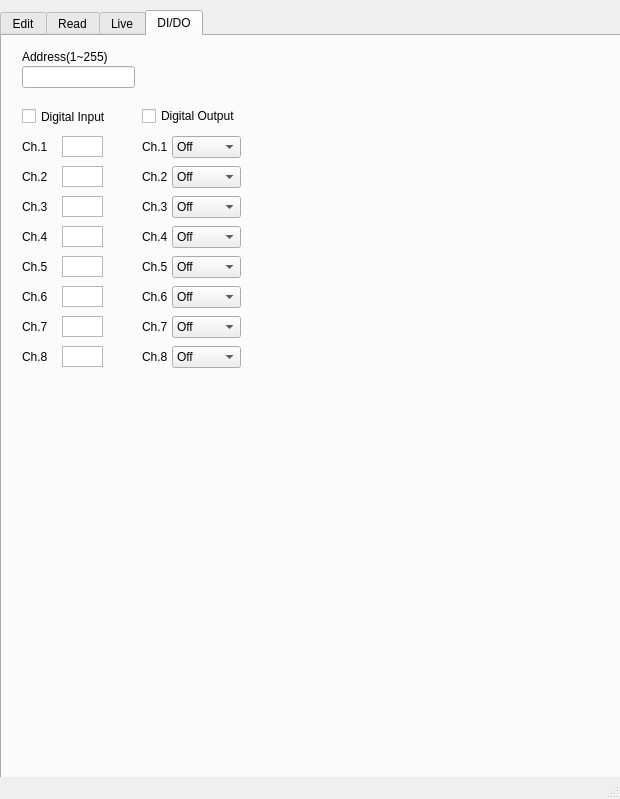
<?xml version="1.0" encoding="UTF-8"?>
<ui version="4.0">
 <class>MainWindow</class>
 <widget class="QMainWindow" name="MainWindow">
  <property name="geometry">
   <rect>
    <x>0</x>
    <y>0</y>
    <width>620</width>
    <height>799</height>
   </rect>
  </property>
  <property name="windowTitle">
   <string>DBC Editor for CAN Bus Database Files</string>
  </property>
  <widget class="QWidget" name="centralwidget">
   <widget class="QTabWidget" name="tabWidget">
    <property name="geometry">
     <rect>
      <x>0</x>
      <y>10</y>
      <width>621</width>
      <height>781</height>
     </rect>
    </property>
    <property name="font">
     <font>
      <pointsize>9</pointsize>
     </font>
    </property>
    <property name="toolTip">
     <string>&lt;html&gt;&lt;head/&gt;&lt;body&gt;&lt;p&gt;&lt;br/&gt;&lt;/p&gt;&lt;/body&gt;&lt;/html&gt;</string>
    </property>
    <property name="whatsThis">
     <string>&lt;html&gt;&lt;head/&gt;&lt;body&gt;&lt;p&gt;&lt;br/&gt;&lt;/p&gt;&lt;/body&gt;&lt;/html&gt;</string>
    </property>
    <property name="autoFillBackground">
     <bool>true</bool>
    </property>
    <property name="currentIndex">
     <number>3</number>
    </property>
    <widget class="QWidget" name="tab">
     <attribute name="title">
      <string>Edit</string>
     </attribute>
     <widget class="QLabel" name="label_4">
      <property name="geometry">
       <rect>
        <x>250</x>
        <y>230</y>
        <width>48</width>
        <height>16</height>
       </rect>
      </property>
      <property name="text">
       <string>Bit Start</string>
      </property>
     </widget>
     <widget class="QTextEdit" name="sg_name">
      <property name="geometry">
       <rect>
        <x>10</x>
        <y>250</y>
        <width>231</width>
        <height>31</height>
       </rect>
      </property>
      <property name="font">
       <font>
        <pointsize>9</pointsize>
       </font>
      </property>
     </widget>
     <widget class="QTextEdit" name="CAN_ID">
      <property name="geometry">
       <rect>
        <x>10</x>
        <y>100</y>
        <width>221</width>
        <height>31</height>
       </rect>
      </property>
     </widget>
     <widget class="QLabel" name="label_3">
      <property name="geometry">
       <rect>
        <x>10</x>
        <y>230</y>
        <width>81</width>
        <height>16</height>
       </rect>
      </property>
      <property name="text">
       <string>Name</string>
      </property>
     </widget>
     <widget class="QLabel" name="label_14">
      <property name="geometry">
       <rect>
        <x>230</x>
        <y>290</y>
        <width>48</width>
        <height>16</height>
       </rect>
      </property>
      <property name="text">
       <string>Min</string>
      </property>
     </widget>
     <widget class="QSpinBox" name="sg_length">
      <property name="geometry">
       <rect>
        <x>310</x>
        <y>250</y>
        <width>51</width>
        <height>31</height>
       </rect>
      </property>
     </widget>
     <widget class="QTextEdit" name="sg_offset">
      <property name="geometry">
       <rect>
        <x>120</x>
        <y>310</y>
        <width>101</width>
        <height>31</height>
       </rect>
      </property>
     </widget>
     <widget class="QLabel" name="label_19">
      <property name="geometry">
       <rect>
        <x>10</x>
        <y>410</y>
        <width>41</width>
        <height>16</height>
       </rect>
      </property>
      <property name="text">
       <string>Debug</string>
      </property>
     </widget>
     <widget class="QLabel" name="label_10">
      <property name="geometry">
       <rect>
        <x>380</x>
        <y>80</y>
        <width>41</width>
        <height>16</height>
       </rect>
      </property>
      <property name="text">
       <string>Length</string>
      </property>
     </widget>
     <widget class="QLabel" name="label_11">
      <property name="geometry">
       <rect>
        <x>10</x>
        <y>140</y>
        <width>61</width>
        <height>16</height>
       </rect>
      </property>
      <property name="text">
       <string>Comment</string>
      </property>
     </widget>
     <widget class="QTextEdit" name="sg_max">
      <property name="geometry">
       <rect>
        <x>330</x>
        <y>310</y>
        <width>91</width>
        <height>31</height>
       </rect>
      </property>
     </widget>
     <widget class="QLabel" name="label_17">
      <property name="geometry">
       <rect>
        <x>430</x>
        <y>230</y>
        <width>48</width>
        <height>16</height>
       </rect>
      </property>
      <property name="text">
       <string>Type</string>
      </property>
     </widget>
     <widget class="QTextBrowser" name="DBC_temp">
      <property name="geometry">
       <rect>
        <x>10</x>
        <y>520</y>
        <width>511</width>
        <height>201</height>
       </rect>
      </property>
     </widget>
     <widget class="QTextBrowser" name="debug">
      <property name="geometry">
       <rect>
        <x>10</x>
        <y>430</y>
        <width>511</width>
        <height>51</height>
       </rect>
      </property>
      <property name="font">
       <font>
        <pointsize>8</pointsize>
       </font>
      </property>
     </widget>
     <widget class="QPushButton" name="bt_addDBC">
      <property name="geometry">
       <rect>
        <x>530</x>
        <y>650</y>
        <width>81</width>
        <height>31</height>
       </rect>
      </property>
      <property name="text">
       <string>Add DBC</string>
      </property>
     </widget>
     <widget class="QLabel" name="label_8">
      <property name="geometry">
       <rect>
        <x>430</x>
        <y>290</y>
        <width>48</width>
        <height>16</height>
       </rect>
      </property>
      <property name="text">
       <string>Unit</string>
      </property>
     </widget>
     <widget class="QTextEdit" name="msg_cm">
      <property name="geometry">
       <rect>
        <x>10</x>
        <y>160</y>
        <width>511</width>
        <height>31</height>
       </rect>
      </property>
     </widget>
     <widget class="QTextEdit" name="sg_factor">
      <property name="geometry">
       <rect>
        <x>10</x>
        <y>310</y>
        <width>101</width>
        <height>31</height>
       </rect>
      </property>
     </widget>
     <widget class="QPushButton" name="bt_signal">
      <property name="geometry">
       <rect>
        <x>530</x>
        <y>560</y>
        <width>81</width>
        <height>31</height>
       </rect>
      </property>
      <property name="text">
       <string>Add Signal</string>
      </property>
     </widget>
     <widget class="QTextEdit" name="msg_name">
      <property name="geometry">
       <rect>
        <x>240</x>
        <y>100</y>
        <width>131</width>
        <height>31</height>
       </rect>
      </property>
     </widget>
     <widget class="QComboBox" name="sg_type">
      <property name="geometry">
       <rect>
        <x>430</x>
        <y>250</y>
        <width>91</width>
        <height>31</height>
       </rect>
      </property>
      <item>
       <property name="text">
        <string>Signed</string>
       </property>
      </item>
      <item>
       <property name="text">
        <string>Unsigned</string>
       </property>
      </item>
     </widget>
     <widget class="QLabel" name="label">
      <property name="geometry">
       <rect>
        <x>10</x>
        <y>80</y>
        <width>48</width>
        <height>16</height>
       </rect>
      </property>
      <property name="text">
       <string>CAN ID</string>
      </property>
     </widget>
     <widget class="QLabel" name="label_6">
      <property name="geometry">
       <rect>
        <x>10</x>
        <y>290</y>
        <width>48</width>
        <height>16</height>
       </rect>
      </property>
      <property name="text">
       <string>Factor</string>
      </property>
     </widget>
     <widget class="QLabel" name="label_15">
      <property name="geometry">
       <rect>
        <x>330</x>
        <y>290</y>
        <width>48</width>
        <height>16</height>
       </rect>
      </property>
      <property name="text">
       <string>Max</string>
      </property>
     </widget>
     <widget class="QLabel" name="label_16">
      <property name="geometry">
       <rect>
        <x>370</x>
        <y>230</y>
        <width>48</width>
        <height>16</height>
       </rect>
      </property>
      <property name="text">
       <string>Endian</string>
      </property>
     </widget>
     <widget class="QLabel" name="label_7">
      <property name="geometry">
       <rect>
        <x>120</x>
        <y>290</y>
        <width>48</width>
        <height>16</height>
       </rect>
      </property>
      <property name="text">
       <string>Offset</string>
      </property>
     </widget>
     <widget class="QLabel" name="label_18">
      <property name="geometry">
       <rect>
        <x>10</x>
        <y>500</y>
        <width>61</width>
        <height>16</height>
       </rect>
      </property>
      <property name="text">
       <string>DBC File</string>
      </property>
     </widget>
     <widget class="QLabel" name="label_13">
      <property name="geometry">
       <rect>
        <x>10</x>
        <y>200</y>
        <width>101</width>
        <height>31</height>
       </rect>
      </property>
      <property name="font">
       <font>
        <pointsize>15</pointsize>
       </font>
      </property>
      <property name="text">
       <string>Signal</string>
      </property>
     </widget>
     <widget class="QPushButton" name="bt_del_lastline">
      <property name="geometry">
       <rect>
        <x>530</x>
        <y>600</y>
        <width>81</width>
        <height>41</height>
       </rect>
      </property>
      <property name="text">
       <string>Delete
Last Line</string>
      </property>
     </widget>
     <widget class="QLabel" name="label_5">
      <property name="geometry">
       <rect>
        <x>310</x>
        <y>230</y>
        <width>48</width>
        <height>16</height>
       </rect>
      </property>
      <property name="text">
       <string>Length</string>
      </property>
     </widget>
     <widget class="QLabel" name="label_12">
      <property name="geometry">
       <rect>
        <x>10</x>
        <y>50</y>
        <width>101</width>
        <height>31</height>
       </rect>
      </property>
      <property name="font">
       <font>
        <pointsize>15</pointsize>
       </font>
      </property>
      <property name="text">
       <string>Message</string>
      </property>
     </widget>
     <widget class="QSpinBox" name="sg_start">
      <property name="geometry">
       <rect>
        <x>250</x>
        <y>250</y>
        <width>51</width>
        <height>31</height>
       </rect>
      </property>
     </widget>
     <widget class="QSpinBox" name="msg_length">
      <property name="geometry">
       <rect>
        <x>380</x>
        <y>100</y>
        <width>51</width>
        <height>31</height>
       </rect>
      </property>
     </widget>
     <widget class="QLabel" name="label_2">
      <property name="geometry">
       <rect>
        <x>240</x>
        <y>80</y>
        <width>48</width>
        <height>16</height>
       </rect>
      </property>
      <property name="text">
       <string>Name</string>
      </property>
     </widget>
     <widget class="QPushButton" name="bt_msg">
      <property name="geometry">
       <rect>
        <x>530</x>
        <y>520</y>
        <width>81</width>
        <height>31</height>
       </rect>
      </property>
      <property name="text">
       <string>Add Message</string>
      </property>
     </widget>
     <widget class="QPushButton" name="bt_save">
      <property name="geometry">
       <rect>
        <x>530</x>
        <y>690</y>
        <width>81</width>
        <height>31</height>
       </rect>
      </property>
      <property name="text">
       <string>Save DBC</string>
      </property>
     </widget>
     <widget class="QComboBox" name="sg_endian">
      <property name="geometry">
       <rect>
        <x>370</x>
        <y>250</y>
        <width>51</width>
        <height>31</height>
       </rect>
      </property>
      <item>
       <property name="text">
        <string>Little</string>
       </property>
      </item>
      <item>
       <property name="text">
        <string>Big</string>
       </property>
      </item>
     </widget>
     <widget class="QTextEdit" name="sg_cm">
      <property name="geometry">
       <rect>
        <x>10</x>
        <y>370</y>
        <width>511</width>
        <height>31</height>
       </rect>
      </property>
     </widget>
     <widget class="QTextEdit" name="sg_unit">
      <property name="geometry">
       <rect>
        <x>430</x>
        <y>310</y>
        <width>91</width>
        <height>31</height>
       </rect>
      </property>
     </widget>
     <widget class="QLabel" name="label_9">
      <property name="geometry">
       <rect>
        <x>10</x>
        <y>350</y>
        <width>61</width>
        <height>16</height>
       </rect>
      </property>
      <property name="text">
       <string>Comment</string>
      </property>
     </widget>
     <widget class="QTextEdit" name="sg_min">
      <property name="geometry">
       <rect>
        <x>230</x>
        <y>310</y>
        <width>91</width>
        <height>31</height>
       </rect>
      </property>
     </widget>
     <widget class="QLabel" name="label_22">
      <property name="geometry">
       <rect>
        <x>240</x>
        <y>10</y>
        <width>101</width>
        <height>31</height>
       </rect>
      </property>
      <property name="font">
       <font>
        <pointsize>19</pointsize>
       </font>
      </property>
      <property name="text">
       <string>DBC Edit</string>
      </property>
     </widget>
    </widget>
    <widget class="QWidget" name="tab_2">
     <attribute name="title">
      <string>Read</string>
     </attribute>
     <widget class="QTextBrowser" name="txt_DBCfilepath">
      <property name="geometry">
       <rect>
        <x>10</x>
        <y>30</y>
        <width>511</width>
        <height>31</height>
       </rect>
      </property>
      <property name="font">
       <font>
        <pointsize>9</pointsize>
       </font>
      </property>
     </widget>
     <widget class="QLabel" name="label_20">
      <property name="geometry">
       <rect>
        <x>10</x>
        <y>10</y>
        <width>101</width>
        <height>16</height>
       </rect>
      </property>
      <property name="font">
       <font>
        <pointsize>9</pointsize>
       </font>
      </property>
      <property name="text">
       <string>DBC File Path</string>
      </property>
     </widget>
     <widget class="QPushButton" name="bt_OpenDBC">
      <property name="geometry">
       <rect>
        <x>530</x>
        <y>30</y>
        <width>81</width>
        <height>31</height>
       </rect>
      </property>
      <property name="text">
       <string>Open</string>
      </property>
     </widget>
     <widget class="QTextBrowser" name="txt_debug_readtab">
      <property name="geometry">
       <rect>
        <x>10</x>
        <y>90</y>
        <width>511</width>
        <height>51</height>
       </rect>
      </property>
     </widget>
     <widget class="QLabel" name="label_23">
      <property name="geometry">
       <rect>
        <x>10</x>
        <y>65</y>
        <width>81</width>
        <height>21</height>
       </rect>
      </property>
      <property name="font">
       <font>
        <pointsize>9</pointsize>
       </font>
      </property>
      <property name="text">
       <string>Debug</string>
      </property>
     </widget>
     <widget class="QPushButton" name="bt_Clear">
      <property name="geometry">
       <rect>
        <x>530</x>
        <y>90</y>
        <width>81</width>
        <height>51</height>
       </rect>
      </property>
      <property name="text">
       <string>Clear</string>
      </property>
     </widget>
     <widget class="QLabel" name="label_26">
      <property name="geometry">
       <rect>
        <x>10</x>
        <y>145</y>
        <width>61</width>
        <height>21</height>
       </rect>
      </property>
      <property name="font">
       <font>
        <pointsize>9</pointsize>
       </font>
      </property>
      <property name="text">
       <string>Msg List</string>
      </property>
     </widget>
     <widget class="QLabel" name="label_27">
      <property name="geometry">
       <rect>
        <x>10</x>
        <y>360</y>
        <width>61</width>
        <height>31</height>
       </rect>
      </property>
      <property name="font">
       <font>
        <pointsize>9</pointsize>
       </font>
      </property>
      <property name="text">
       <string>Sg List</string>
      </property>
     </widget>
     <widget class="QComboBox" name="sg_select_combo">
      <property name="geometry">
       <rect>
        <x>60</x>
        <y>360</y>
        <width>69</width>
        <height>22</height>
       </rect>
      </property>
     </widget>
     <widget class="QTableWidget" name="sg_table">
      <property name="geometry">
       <rect>
        <x>10</x>
        <y>390</y>
        <width>601</width>
        <height>351</height>
       </rect>
      </property>
     </widget>
     <widget class="QTableWidget" name="msg_table">
      <property name="geometry">
       <rect>
        <x>10</x>
        <y>170</y>
        <width>601</width>
        <height>181</height>
       </rect>
      </property>
     </widget>
    </widget>
    <widget class="QWidget" name="tab_3">
     <attribute name="title">
      <string>Live</string>
     </attribute>
     <widget class="QPushButton" name="pushButton_mode1">
      <property name="geometry">
       <rect>
        <x>460</x>
        <y>30</y>
        <width>71</width>
        <height>24</height>
       </rect>
      </property>
      <property name="text">
       <string>Mode 1</string>
      </property>
     </widget>
     <widget class="QPushButton" name="pushButton_mode2">
      <property name="geometry">
       <rect>
        <x>540</x>
        <y>30</y>
        <width>71</width>
        <height>24</height>
       </rect>
      </property>
      <property name="text">
       <string>Mode 2</string>
      </property>
     </widget>
     <widget class="QComboBox" name="sg_select_combo_2">
      <property name="geometry">
       <rect>
        <x>460</x>
        <y>60</y>
        <width>69</width>
        <height>22</height>
       </rect>
      </property>
     </widget>
     <widget class="QTextBrowser" name="txt_debug_readtab_2">
      <property name="geometry">
       <rect>
        <x>10</x>
        <y>30</y>
        <width>441</width>
        <height>51</height>
       </rect>
      </property>
     </widget>
     <widget class="QLabel" name="label_24">
      <property name="geometry">
       <rect>
        <x>10</x>
        <y>90</y>
        <width>81</width>
        <height>16</height>
       </rect>
      </property>
      <property name="font">
       <font>
        <pointsize>9</pointsize>
       </font>
      </property>
      <property name="text">
       <string>Data</string>
      </property>
     </widget>
     <widget class="QLabel" name="label_25">
      <property name="geometry">
       <rect>
        <x>10</x>
        <y>5</y>
        <width>81</width>
        <height>21</height>
       </rect>
      </property>
      <property name="font">
       <font>
        <pointsize>9</pointsize>
       </font>
      </property>
      <property name="text">
       <string>Debug</string>
      </property>
     </widget>
     <widget class="QPushButton" name="pushButton_close">
      <property name="geometry">
       <rect>
        <x>540</x>
        <y>60</y>
        <width>71</width>
        <height>24</height>
       </rect>
      </property>
      <property name="text">
       <string>Close</string>
      </property>
     </widget>
     <widget class="QTableWidget" name="live_table">
      <property name="geometry">
       <rect>
        <x>10</x>
        <y>110</y>
        <width>601</width>
        <height>61</height>
       </rect>
      </property>
     </widget>
     <widget class="QLCDNumber" name="NUM_TPS">
      <property name="geometry">
       <rect>
        <x>10</x>
        <y>200</y>
        <width>111</width>
        <height>41</height>
       </rect>
      </property>
     </widget>
     <widget class="QLabel" name="label_28">
      <property name="geometry">
       <rect>
        <x>10</x>
        <y>180</y>
        <width>101</width>
        <height>16</height>
       </rect>
      </property>
      <property name="font">
       <font>
        <pointsize>9</pointsize>
       </font>
      </property>
      <property name="text">
       <string>쓰로틀 퍼센트</string>
      </property>
     </widget>
     <widget class="QLabel" name="label_29">
      <property name="geometry">
       <rect>
        <x>130</x>
        <y>180</y>
        <width>101</width>
        <height>16</height>
       </rect>
      </property>
      <property name="font">
       <font>
        <pointsize>9</pointsize>
       </font>
      </property>
      <property name="text">
       <string>RPM</string>
      </property>
     </widget>
     <widget class="QLCDNumber" name="NUM_RPM">
      <property name="geometry">
       <rect>
        <x>130</x>
        <y>200</y>
        <width>111</width>
        <height>41</height>
       </rect>
      </property>
     </widget>
     <widget class="QLabel" name="label_30">
      <property name="geometry">
       <rect>
        <x>250</x>
        <y>180</y>
        <width>101</width>
        <height>16</height>
       </rect>
      </property>
      <property name="font">
       <font>
        <pointsize>9</pointsize>
       </font>
      </property>
      <property name="text">
       <string>속도</string>
      </property>
     </widget>
     <widget class="QLCDNumber" name="NUM_VS">
      <property name="geometry">
       <rect>
        <x>250</x>
        <y>200</y>
        <width>111</width>
        <height>41</height>
       </rect>
      </property>
     </widget>
     <widget class="QLabel" name="label_31">
      <property name="geometry">
       <rect>
        <x>370</x>
        <y>180</y>
        <width>101</width>
        <height>16</height>
       </rect>
      </property>
      <property name="font">
       <font>
        <pointsize>9</pointsize>
       </font>
      </property>
      <property name="text">
       <string>엔진 온도</string>
      </property>
     </widget>
     <widget class="QLCDNumber" name="NUM_TEMP_ENG">
      <property name="geometry">
       <rect>
        <x>370</x>
        <y>200</y>
        <width>111</width>
        <height>41</height>
       </rect>
      </property>
     </widget>
     <widget class="QLCDNumber" name="NUM_SAS_Angle">
      <property name="geometry">
       <rect>
        <x>490</x>
        <y>200</y>
        <width>111</width>
        <height>41</height>
       </rect>
      </property>
     </widget>
     <widget class="QLabel" name="label_32">
      <property name="geometry">
       <rect>
        <x>490</x>
        <y>180</y>
        <width>101</width>
        <height>16</height>
       </rect>
      </property>
      <property name="font">
       <font>
        <pointsize>9</pointsize>
       </font>
      </property>
      <property name="text">
       <string>스티어 각도</string>
      </property>
     </widget>
     <widget class="QPushButton" name="bt_chart">
      <property name="geometry">
       <rect>
        <x>10</x>
        <y>280</y>
        <width>171</width>
        <height>29</height>
       </rect>
      </property>
      <property name="text">
       <string>Chart Histogram</string>
      </property>
     </widget>
    </widget>
    <widget class="QWidget" name="tab_4">
     <attribute name="title">
      <string>DI/DO</string>
     </attribute>
     <widget class="QTextBrowser" name="DI_ch_1">
      <property name="geometry">
       <rect>
        <x>60</x>
        <y>100</y>
        <width>41</width>
        <height>21</height>
       </rect>
      </property>
      <property name="font">
       <font>
        <pointsize>6</pointsize>
       </font>
      </property>
     </widget>
     <widget class="QLabel" name="label_33">
      <property name="geometry">
       <rect>
        <x>20</x>
        <y>100</y>
        <width>31</width>
        <height>21</height>
       </rect>
      </property>
      <property name="text">
       <string>Ch.1</string>
      </property>
     </widget>
     <widget class="QTextBrowser" name="DI_ch_2">
      <property name="geometry">
       <rect>
        <x>60</x>
        <y>130</y>
        <width>41</width>
        <height>21</height>
       </rect>
      </property>
      <property name="font">
       <font>
        <pointsize>6</pointsize>
       </font>
      </property>
     </widget>
     <widget class="QTextBrowser" name="DI_ch_3">
      <property name="geometry">
       <rect>
        <x>60</x>
        <y>160</y>
        <width>41</width>
        <height>21</height>
       </rect>
      </property>
      <property name="font">
       <font>
        <pointsize>6</pointsize>
       </font>
      </property>
     </widget>
     <widget class="QTextBrowser" name="DI_ch_4">
      <property name="geometry">
       <rect>
        <x>60</x>
        <y>190</y>
        <width>41</width>
        <height>21</height>
       </rect>
      </property>
      <property name="font">
       <font>
        <pointsize>6</pointsize>
       </font>
      </property>
     </widget>
     <widget class="QTextBrowser" name="DI_ch_5">
      <property name="geometry">
       <rect>
        <x>60</x>
        <y>220</y>
        <width>41</width>
        <height>21</height>
       </rect>
      </property>
      <property name="font">
       <font>
        <pointsize>6</pointsize>
       </font>
      </property>
     </widget>
     <widget class="QTextBrowser" name="DI_ch_6">
      <property name="geometry">
       <rect>
        <x>60</x>
        <y>250</y>
        <width>41</width>
        <height>21</height>
       </rect>
      </property>
      <property name="font">
       <font>
        <pointsize>6</pointsize>
       </font>
      </property>
     </widget>
     <widget class="QTextBrowser" name="DI_ch_7">
      <property name="geometry">
       <rect>
        <x>60</x>
        <y>280</y>
        <width>41</width>
        <height>21</height>
       </rect>
      </property>
      <property name="font">
       <font>
        <pointsize>6</pointsize>
       </font>
      </property>
     </widget>
     <widget class="QTextBrowser" name="DI_ch_8">
      <property name="geometry">
       <rect>
        <x>60</x>
        <y>310</y>
        <width>41</width>
        <height>21</height>
       </rect>
      </property>
      <property name="font">
       <font>
        <pointsize>6</pointsize>
       </font>
      </property>
     </widget>
     <widget class="QLabel" name="label_34">
      <property name="geometry">
       <rect>
        <x>20</x>
        <y>130</y>
        <width>31</width>
        <height>21</height>
       </rect>
      </property>
      <property name="text">
       <string>Ch.2</string>
      </property>
     </widget>
     <widget class="QLabel" name="label_35">
      <property name="geometry">
       <rect>
        <x>20</x>
        <y>220</y>
        <width>31</width>
        <height>21</height>
       </rect>
      </property>
      <property name="text">
       <string>Ch.5</string>
      </property>
     </widget>
     <widget class="QLabel" name="label_36">
      <property name="geometry">
       <rect>
        <x>20</x>
        <y>160</y>
        <width>31</width>
        <height>21</height>
       </rect>
      </property>
      <property name="text">
       <string>Ch.3</string>
      </property>
     </widget>
     <widget class="QLabel" name="label_37">
      <property name="geometry">
       <rect>
        <x>20</x>
        <y>190</y>
        <width>31</width>
        <height>21</height>
       </rect>
      </property>
      <property name="text">
       <string>Ch.4</string>
      </property>
     </widget>
     <widget class="QLabel" name="label_38">
      <property name="geometry">
       <rect>
        <x>20</x>
        <y>250</y>
        <width>31</width>
        <height>21</height>
       </rect>
      </property>
      <property name="text">
       <string>Ch.6</string>
      </property>
     </widget>
     <widget class="QLabel" name="label_39">
      <property name="geometry">
       <rect>
        <x>20</x>
        <y>280</y>
        <width>31</width>
        <height>21</height>
       </rect>
      </property>
      <property name="text">
       <string>Ch.7</string>
      </property>
     </widget>
     <widget class="QLabel" name="label_40">
      <property name="geometry">
       <rect>
        <x>20</x>
        <y>310</y>
        <width>31</width>
        <height>21</height>
       </rect>
      </property>
      <property name="text">
       <string>Ch.8</string>
      </property>
     </widget>
     <widget class="QCheckBox" name="DI_checkBox">
      <property name="geometry">
       <rect>
        <x>20</x>
        <y>70</y>
        <width>91</width>
        <height>21</height>
       </rect>
      </property>
      <property name="font">
       <font>
        <pointsize>9</pointsize>
       </font>
      </property>
      <property name="text">
       <string>Digital Input</string>
      </property>
     </widget>
     <widget class="QCheckBox" name="DO_checkBox">
      <property name="geometry">
       <rect>
        <x>140</x>
        <y>70</y>
        <width>101</width>
        <height>20</height>
       </rect>
      </property>
      <property name="text">
       <string>Digital Output</string>
      </property>
     </widget>
     <widget class="QLabel" name="label_41">
      <property name="geometry">
       <rect>
        <x>140</x>
        <y>220</y>
        <width>31</width>
        <height>21</height>
       </rect>
      </property>
      <property name="text">
       <string>Ch.5</string>
      </property>
     </widget>
     <widget class="QLabel" name="label_42">
      <property name="geometry">
       <rect>
        <x>140</x>
        <y>310</y>
        <width>31</width>
        <height>21</height>
       </rect>
      </property>
      <property name="text">
       <string>Ch.8</string>
      </property>
     </widget>
     <widget class="QLabel" name="label_43">
      <property name="geometry">
       <rect>
        <x>140</x>
        <y>130</y>
        <width>31</width>
        <height>21</height>
       </rect>
      </property>
      <property name="text">
       <string>Ch.2</string>
      </property>
     </widget>
     <widget class="QLabel" name="label_44">
      <property name="geometry">
       <rect>
        <x>140</x>
        <y>100</y>
        <width>31</width>
        <height>21</height>
       </rect>
      </property>
      <property name="text">
       <string>Ch.1</string>
      </property>
     </widget>
     <widget class="QLabel" name="label_45">
      <property name="geometry">
       <rect>
        <x>140</x>
        <y>250</y>
        <width>31</width>
        <height>21</height>
       </rect>
      </property>
      <property name="text">
       <string>Ch.6</string>
      </property>
     </widget>
     <widget class="QLabel" name="label_46">
      <property name="geometry">
       <rect>
        <x>140</x>
        <y>160</y>
        <width>31</width>
        <height>21</height>
       </rect>
      </property>
      <property name="text">
       <string>Ch.3</string>
      </property>
     </widget>
     <widget class="QLabel" name="label_47">
      <property name="geometry">
       <rect>
        <x>140</x>
        <y>280</y>
        <width>31</width>
        <height>21</height>
       </rect>
      </property>
      <property name="text">
       <string>Ch.7</string>
      </property>
     </widget>
     <widget class="QLabel" name="label_48">
      <property name="geometry">
       <rect>
        <x>140</x>
        <y>190</y>
        <width>31</width>
        <height>21</height>
       </rect>
      </property>
      <property name="text">
       <string>Ch.4</string>
      </property>
     </widget>
     <widget class="QComboBox" name="DO_comboBox_1">
      <property name="geometry">
       <rect>
        <x>170</x>
        <y>100</y>
        <width>69</width>
        <height>22</height>
       </rect>
      </property>
      <item>
       <property name="text">
        <string>Off</string>
       </property>
      </item>
      <item>
       <property name="text">
        <string>On</string>
       </property>
      </item>
     </widget>
     <widget class="QComboBox" name="DO_comboBox_2">
      <property name="geometry">
       <rect>
        <x>170</x>
        <y>130</y>
        <width>69</width>
        <height>22</height>
       </rect>
      </property>
      <item>
       <property name="text">
        <string>Off</string>
       </property>
      </item>
      <item>
       <property name="text">
        <string>On</string>
       </property>
      </item>
     </widget>
     <widget class="QComboBox" name="DO_comboBox_3">
      <property name="geometry">
       <rect>
        <x>170</x>
        <y>160</y>
        <width>69</width>
        <height>22</height>
       </rect>
      </property>
      <item>
       <property name="text">
        <string>Off</string>
       </property>
      </item>
      <item>
       <property name="text">
        <string>On</string>
       </property>
      </item>
     </widget>
     <widget class="QComboBox" name="DO_comboBox_4">
      <property name="geometry">
       <rect>
        <x>170</x>
        <y>190</y>
        <width>69</width>
        <height>22</height>
       </rect>
      </property>
      <item>
       <property name="text">
        <string>Off</string>
       </property>
      </item>
      <item>
       <property name="text">
        <string>On</string>
       </property>
      </item>
     </widget>
     <widget class="QComboBox" name="DO_comboBox_5">
      <property name="geometry">
       <rect>
        <x>170</x>
        <y>220</y>
        <width>69</width>
        <height>22</height>
       </rect>
      </property>
      <item>
       <property name="text">
        <string>Off</string>
       </property>
      </item>
      <item>
       <property name="text">
        <string>On</string>
       </property>
      </item>
     </widget>
     <widget class="QComboBox" name="DO_comboBox_6">
      <property name="geometry">
       <rect>
        <x>170</x>
        <y>250</y>
        <width>69</width>
        <height>22</height>
       </rect>
      </property>
      <item>
       <property name="text">
        <string>Off</string>
       </property>
      </item>
      <item>
       <property name="text">
        <string>On</string>
       </property>
      </item>
     </widget>
     <widget class="QComboBox" name="DO_comboBox_7">
      <property name="geometry">
       <rect>
        <x>170</x>
        <y>280</y>
        <width>69</width>
        <height>22</height>
       </rect>
      </property>
      <item>
       <property name="text">
        <string>Off</string>
       </property>
      </item>
      <item>
       <property name="text">
        <string>On</string>
       </property>
      </item>
     </widget>
     <widget class="QComboBox" name="DO_comboBox_8">
      <property name="geometry">
       <rect>
        <x>170</x>
        <y>310</y>
        <width>69</width>
        <height>22</height>
       </rect>
      </property>
      <item>
       <property name="text">
        <string>Off</string>
       </property>
      </item>
      <item>
       <property name="text">
        <string>On</string>
       </property>
      </item>
     </widget>
     <widget class="QLineEdit" name="Address_lineEdit">
      <property name="geometry">
       <rect>
        <x>20</x>
        <y>30</y>
        <width>113</width>
        <height>22</height>
       </rect>
      </property>
     </widget>
     <widget class="QLabel" name="label_49">
      <property name="geometry">
       <rect>
        <x>20</x>
        <y>10</y>
        <width>91</width>
        <height>21</height>
       </rect>
      </property>
      <property name="text">
       <string>Address(1~255)</string>
      </property>
     </widget>
     <zorder>DI_ch_1</zorder>
     <zorder>label_33</zorder>
     <zorder>DI_ch_2</zorder>
     <zorder>DI_ch_3</zorder>
     <zorder>DI_ch_4</zorder>
     <zorder>DI_ch_5</zorder>
     <zorder>DI_ch_6</zorder>
     <zorder>DI_ch_7</zorder>
     <zorder>DI_ch_8</zorder>
     <zorder>label_34</zorder>
     <zorder>label_35</zorder>
     <zorder>label_36</zorder>
     <zorder>label_37</zorder>
     <zorder>label_38</zorder>
     <zorder>label_39</zorder>
     <zorder>label_40</zorder>
     <zorder>DI_checkBox</zorder>
     <zorder>DO_checkBox</zorder>
     <zorder>label_41</zorder>
     <zorder>label_42</zorder>
     <zorder>label_43</zorder>
     <zorder>label_44</zorder>
     <zorder>label_45</zorder>
     <zorder>label_46</zorder>
     <zorder>label_47</zorder>
     <zorder>label_48</zorder>
     <zorder>DO_comboBox_1</zorder>
     <zorder>DO_comboBox_2</zorder>
     <zorder>DO_comboBox_3</zorder>
     <zorder>DO_comboBox_4</zorder>
     <zorder>DO_comboBox_5</zorder>
     <zorder>DO_comboBox_6</zorder>
     <zorder>DO_comboBox_7</zorder>
     <zorder>DO_comboBox_8</zorder>
     <zorder>label_49</zorder>
     <zorder>Address_lineEdit</zorder>
    </widget>
   </widget>
  </widget>
  <widget class="QStatusBar" name="statusbar"/>
 </widget>
 <resources/>
 <connections/>
</ui>
